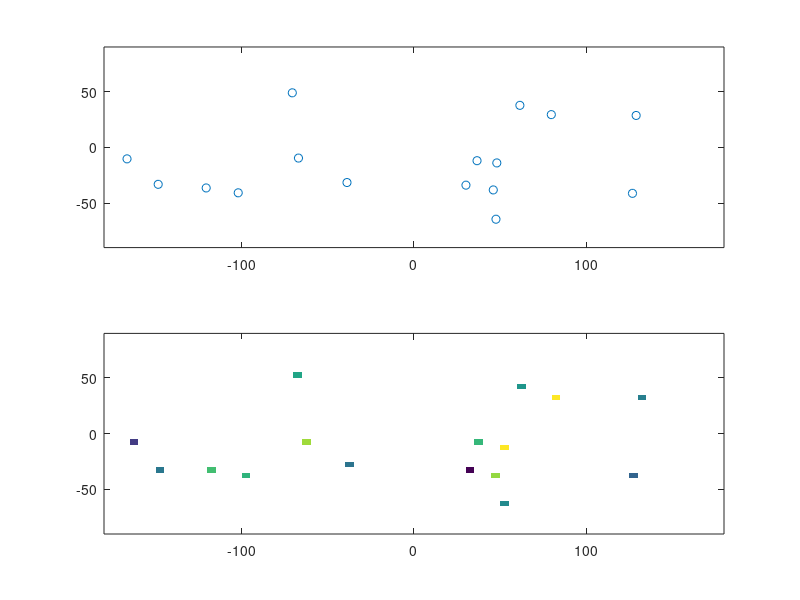

The MATLAB source for this figure:
%Set number of random data points
Ndata=16;
%make random locations for "cores"
xyz=2*rand(3,Ndata)-1	;
xyz=xyz./sqrt(sum(xyz.*xyz,1));
%Core location latitude
lat=(180/pi)*asin(-xyz(3,:));
%Core location longitude
lon=(180/pi)*atan2(xyz(1,:),xyz(2,:));
%Value at eat sample location
dat=rand(Ndata,1);
%Plot the location of the points
subplot(2,1,1)
plot(lon,lat,"o;;")
xlim([-180,180])
ylim([-90,90])
% Make grid to put averages in
dlat=5;
dlon=5;
glat=-90:dlat:90;
glon=-180:dlon:180;
datgrid=zeros(length(glat),length(glon));
gridcell=zeros(2,length(lon));
incell=cell(length(glat),length(glon));
% take average of values in each grid
for i=1:length(glat)
	for j=1:length(glon)
		datsingrid=0;
		val=0;
		for k=1:length(dat)
			inbox= (glat(i)-dlat/2 <= lat(k));
			inbox=inbox&(lat(k) < glat(i)+dlat/2);
			inbox=inbox&(glon(j)-dlon/2<=lon(k));
			inbox=inbox&(lon(k)<glon(j)+dlon/2);
			if(inbox)
				incell{i,j}=[incell{i,j},k];
				gridcell(:,k)=[j,i];
				datsingrid=datsingrid+1;
				val=val+dat(k);
			end%if
		end%for
		if(datsingrid==0)
			% if no data exists set to NaN
			datgrid(i,j)=NaN;
		else
			datgrid(i,j)=val/datsingrid;
		end%if
	end%for
end%for
subplot(2,1,2)
pcolor(glon,glat,datgrid)
shading flat
